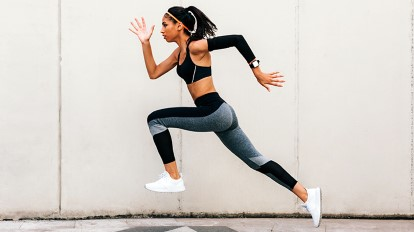
#> input picture nest-back/src/videoGeneration/Images/extraImage.jpg, 414 x 232 px; its folder holds 4 pictures in this run
$ python videoPython.py   (older library calls are emulated)
#> lines starting #> are read from the running program, lines starting #| are printed output that depends on the picture
import os
import cv2
from PIL import Image, ImageFont, ImageDraw
from ffpyplayer.player import MediaPlayer
import numpy as np

# Checking the current directory path
print(os.getcwd())

# remove movie.avi if exists
if os.path.isfile("./src/videoGeneration/Images/movieTemp.avi"):
    os.remove("./src/videoGeneration/Images/movieTemp.avi")

# Folder which contains all the images
# from which video is to be generated
os.chdir("./src/videoGeneration/Images/")
path = "./src/videoGeneration/Images/"

mean_height = 0
mean_width = 0

num_of_images = len(os.listdir('.'))
print(num_of_images)
print(os.listdir('.'))
# print(num_of_images)

for file in os.listdir('.'):
    im = Image.open(file)
#> im is the input picture: PIL image 414x232 RGB; mean R, G, B 210.7, 204.9, 199
    width, height = im.size
#> width = 414; height = 232
    mean_width += width
#> mean_width = 414
    mean_height += height
#> mean_height = 232
    # im.show()   # uncomment this for displaying the image

# Finding the mean height and width of all images.
# This is required because the video frame needs
# to be set with same width and height. Otherwise
# images not equal to that width height will not get
# embedded into the video
mean_width = int(mean_width / num_of_images)
mean_height = int(mean_height / num_of_images)

# print(mean_height)
# print(mean_width)

# add text to image
for file in os.listdir('.'):
    if file.endswith(".jpg") or file.endswith(".jpeg") or file.endswith("png") or file.endswith("jfif"):
        # opening image using PIL Image
        IMAGE = Image.open(file)
        image = cv2.imread(IMAGE.filename)

        # Convert to PIL Image
        cv2_im_rgb = cv2.cvtColor(image, cv2.COLOR_BGR2RGB)
        pil_im = Image.fromarray(cv2_im_rgb)

        draw = ImageDraw.Draw(pil_im)

        # Draw the text
        draw.text((0, 0), "Your Text Here")

        # Save the image
        cv2_im_processed = cv2.cvtColor(np.array(pil_im), cv2.COLOR_RGB2BGR)
        cv2.imwrite(IMAGE.filename, cv2_im_processed)

# Resizing of the images to give
# them same width and height
for file in os.listdir('.'):
    if file.endswith(".jpg") or file.endswith(".jpeg") or file.endswith("png") or file.endswith("jfif"):
        # opening image using PIL Image
        im = Image.open(file)

        # im.size includes the height and width of image
        width, height = im.size
#> width = 414; height = 232
        print(width, height)
#| 414 232

        # resizing
        imResize = im.resize((mean_width, mean_height), Image.ANTIALIAS)
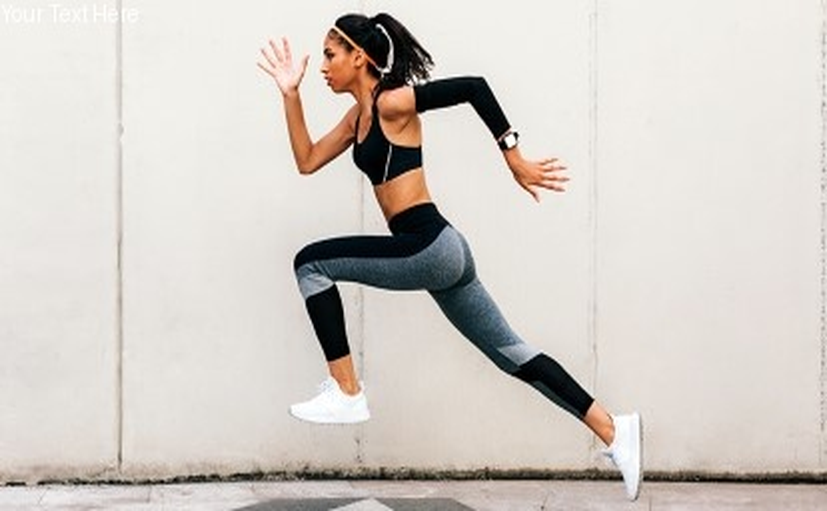
#> imResize: PIL image 827x511 RGB; mean R, G, B 210.8, 204.9, 199
        imResize.save(file, 'JPEG', quality=120)  # setting quality
        # printing each resized image name
        print(im.filename.split('\\')[-1], " is resized")
#| extraImage.jpg  is resized


# Video Generating function
def generate_video():
    image_folder = './src/videoGeneration/Images/'
#> image_folder = './src/videoGeneration/Images/'
    video_name = 'movieTemp.avi'
    # os.chdir("./src/videoGeneration/Videos/")

    images = [img for img in os.listdir('.')  # changed image_folder -> '.'
              if img.endswith(".jpg") or
              img.endswith(".jpeg") or
              img.endswith(".jfif") or
              img.endswith("png")]

    # Array images should only consider
    # the image files ignoring others if any
    # print(images)

    frame = cv2.imread(os.path.join('.', images[1]))  # changed  image_folder -> '.'
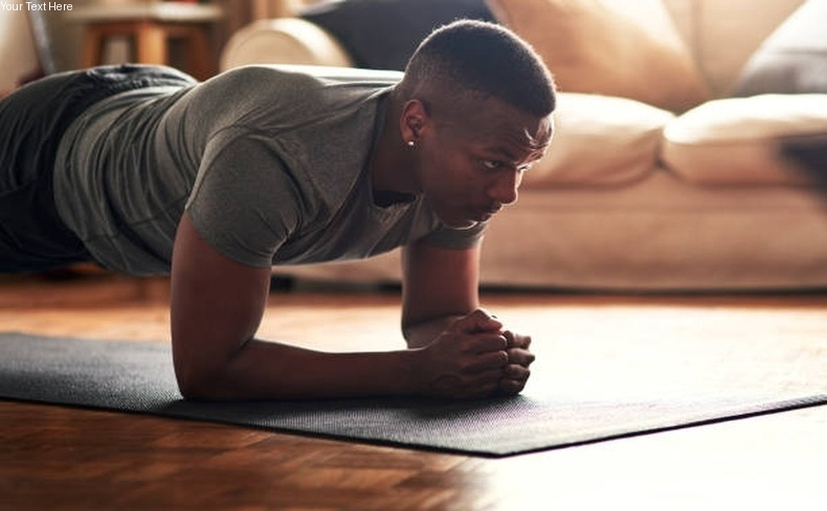
#> frame: shape (511, 827, 3); mean B, G, R 104.4, 114.6, 134.9

    # setting the frame width, height width
    # the width, height of first image
    height, width, layers = frame.shape
#> height = 511; width = 827; layers = 3

    video = cv2.VideoWriter(video_name, 0, 0.2, (width, height))

    # Appending the images to the video one by one
    for image in images:
        video.write(cv2.imread(os.path.join('.', image)))  # changed  image_folder -> '.'

    # Deallocating memories taken for window creation
    cv2.destroyAllWindows()
    # releasing the video generated
    video.release()


generate_video()
